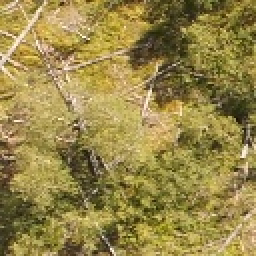
#> input picture data/seeds/seed_1.jpg, 128 x 128 px (shown 2 times larger)
$ python -i preprocess.py   (imports and definitions only)
#> lines starting #> are read from the running program, lines starting #| are printed output that depends on the picture
import cv2
import numpy as np

def load_image(path):
    """
    Loads an image from the given file path.
    Returns the image in BGR color format (default for OpenCV).
    """
#> called with path = '../data/seeds/seed_1.jpg'
    image = cv2.imread(path)
#> image is the input picture: shape (128, 128, 3); mean B, G, R 72.6, 134.5, 151.5
    if image is None:
        raise FileNotFoundError(f"Could not load image at: {path}")
    return image


def convert_to_grayscale(image):
    """
    Converts a BGR image to grayscale.
    Grayscale is simpler — just brightness values, no color.
    Feature matching works on grayscale.
    """
    return cv2.cvtColor(image, cv2.COLOR_BGR2GRAY)
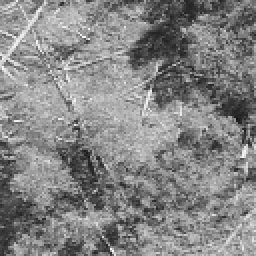
#> returned value: shape (128, 128) (shown 2 times larger); min 16, max 247, mean 132.5


def apply_clahe(gray_image):
    """
    CLAHE = Contrast Limited Adaptive Histogram Equalization.
    In plain English: makes dark areas brighter and bright areas more visible.
    This helps find features in images taken in bad lighting (like a drone outdoors).
    """
    clahe = cv2.createCLAHE(clipLimit=2.0, tileGridSize=(8, 8))
    return clahe.apply(gray_image)
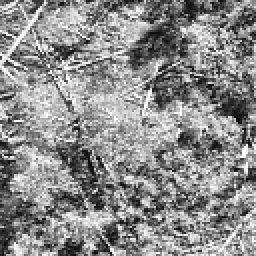
#> returned value: shape (128, 128) (shown 2 times larger); min 7, max 255, mean 139.9


def resize_image(image, width=640, height=480):
    """
    Resizes image to a standard size.
    Keeps processing consistent regardless of original image size.
    """
#> called with width = 640, height = 480
    return cv2.resize(image, (width, height))
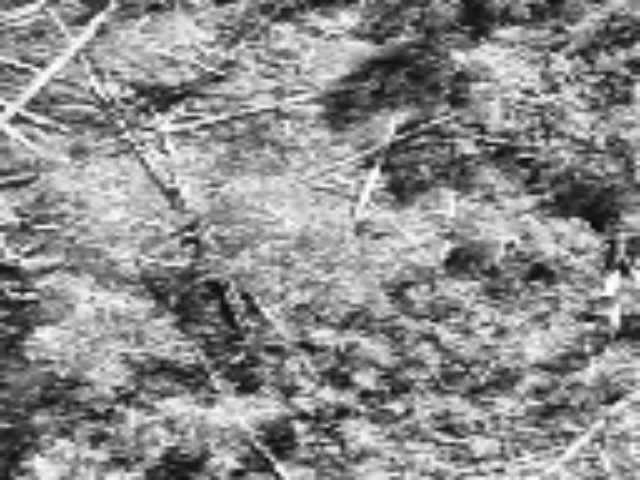
#> returned value: shape (480, 640); min 8, max 255, mean 139.7


def preprocess(path):
    """
    Full pipeline: load → grayscale → CLAHE → resize.
    This is the function you'll call from matcher.py.
    Just pass it an image path and it returns a clean image ready for matching.
    """
    image = load_image(path)
    gray = convert_to_grayscale(image)
    enhanced = apply_clahe(gray)
    resized = resize_image(enhanced)
    return resized

>>> result = preprocess('../data/seeds/seed_1.jpg')

$ run again, on data/seeds/seed_2.jpg
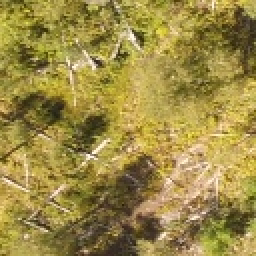
#> input picture data/seeds/seed_2.jpg, 128 x 128 px (shown 2 times larger)
#> in load_image, image is the input picture: shape (128, 128, 3); mean B, G, R 69.8, 138.7, 157
#> in apply_clahe, `return clahe.apply(gray_image)`:
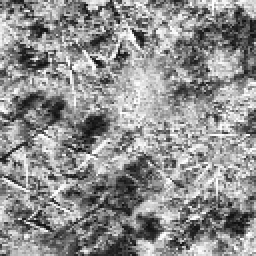
#> returned value: shape (128, 128) (shown 2 times larger); min 11, max 255, mean 142.6
#> in resize_image, `return cv2.resize(image, (width, height))`:
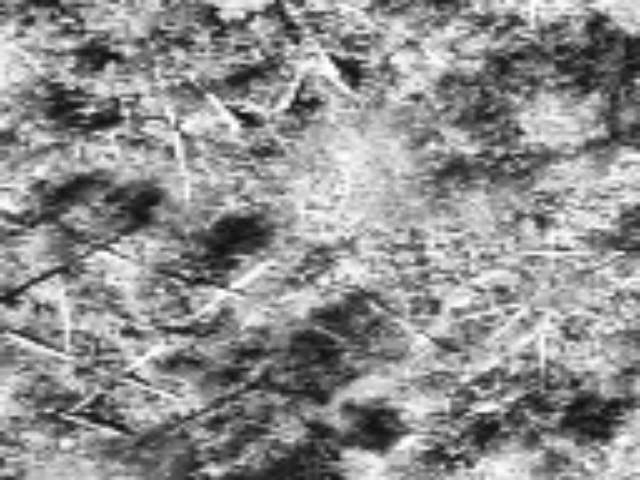
#> returned value: shape (480, 640); min 12, max 255, mean 142.5

$ run again, on data/seeds/seed_3.jpg
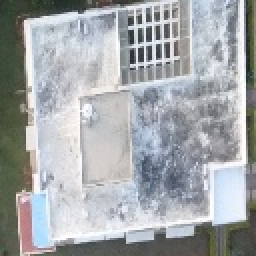
#> input picture data/seeds/seed_3.jpg, 128 x 128 px (shown 2 times larger)
#> in load_image, image is the input picture: shape (128, 128, 3); mean B, G, R 169.9, 167.5, 164
#> in apply_clahe, `return clahe.apply(gray_image)`:
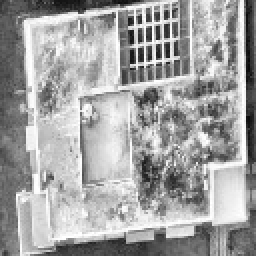
#> returned value: shape (128, 128) (shown 2 times larger); min 9, max 255, mean 162.7
#> in resize_image, `return cv2.resize(image, (width, height))`:
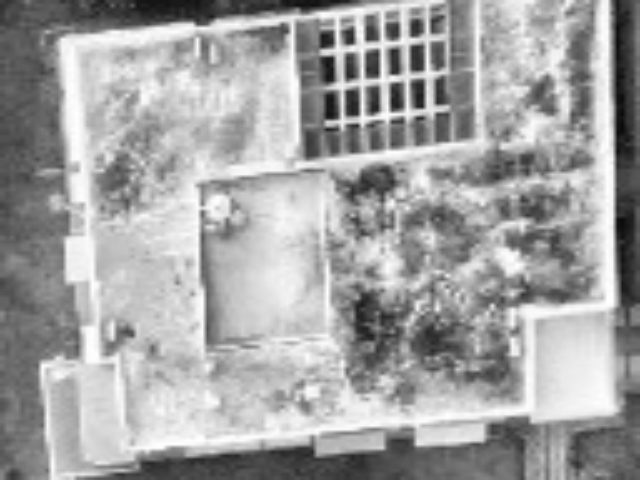
#> returned value: shape (480, 640); min 9, max 255, mean 162.6

$ run again, on data/seeds/seed_4.jpg
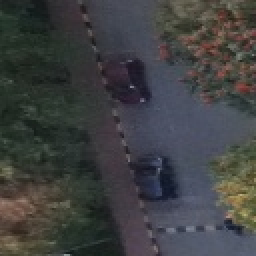
#> input picture data/seeds/seed_4.jpg, 128 x 128 px (shown 2 times larger)
#> in load_image, image is the input picture: shape (128, 128, 3); mean B, G, R 65.5, 65.1, 63.8
#> in apply_clahe, `return clahe.apply(gray_image)`:
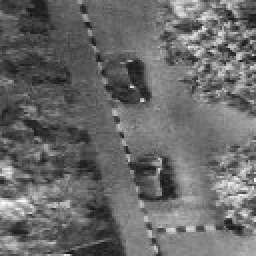
#> returned value: shape (128, 128) (shown 2 times larger); min 21, max 254, mean 105.5
#> in resize_image, `return cv2.resize(image, (width, height))`:
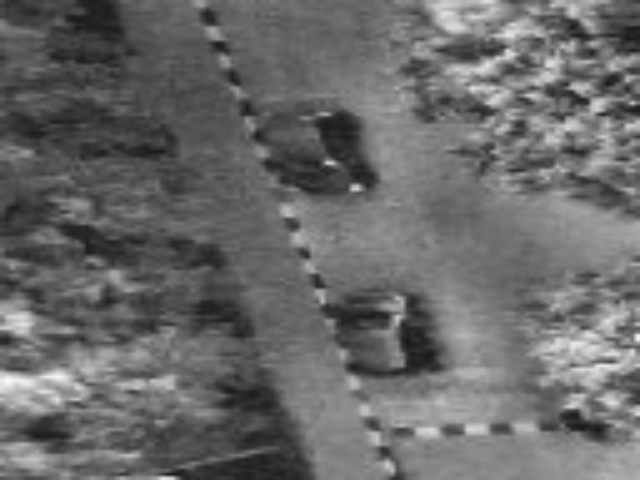
#> returned value: shape (480, 640); min 22, max 253, mean 105.4
